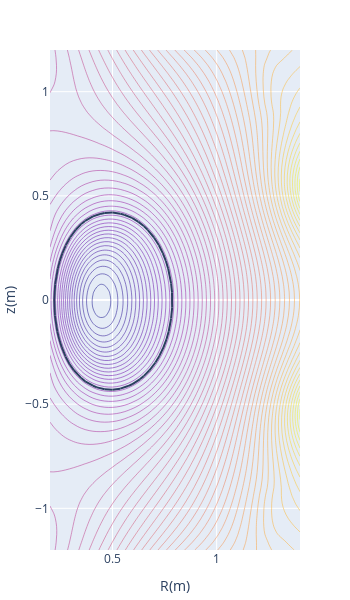

This figure's notebook cell:
### Code cell
spl.contour(pr['psizr'], pr['rleft'], pr['zmin'], pr['dr'], pr['dz'], pr['shbbbs'])

### Figure 1 — Plotly figure (JSON) as saved in the notebook; plotly's stock layout.template omitted (floating-point values rounded to 4 significant figures; data arrays with more than 128 entries replaced by an {"elided": "..."} marker saying what was removed)
{"data": [{"contours": {"coloring": "lines"}, "dx": 0.01875, "dy": 0.0375, "ncontours": 100, "showscale": false, "type": "contour", "x0": 0.2, "y0": -1.2, "z": {"elided": "65x65 float values"}}], "layout": {"height": 600, "margin": {"autoexpand": false, "b": 50, "l": 50, "r": 50, "t": 50}, "shapes": [{"type": "line", "x0": 0.2205, "x1": 0.2247, "y0": 0, "y1": 0.075}, {"type": "line", "x0": 0.2247, "x1": 0.2374, "y0": 0.075, "y1": 0.15}, {"type": "line", "x0": 0.2374, "x1": 0.2469, "y0": 0.15, "y1": 0.1875}, {"type": "line", "x0": 0.2469, "x1": 0.2596, "y0": 0.1875, "y1": 0.225}, {"type": "line", "x0": 0.2596, "x1": 0.2758, "y0": 0.225, "y1": 0.2625}, {"type": "line", "x0": 0.2758, "x1": 0.2964, "y0": 0.2625, "y1": 0.3}, {"type": "line", "x0": 0.2964, "x1": 0.3238, "y0": 0.3, "y1": 0.3375}, {"type": "line", "x0": 0.3238, "x1": 0.35, "y0": 0.3375, "y1": 0.3647}, {"type": "line", "x0": 0.35, "x1": 0.3688, "y0": 0.3647, "y1": 0.3793}, {"type": "line", "x0": 0.3688, "x1": 0.4062, "y0": 0.3793, "y1": 0.4015}, {"type": "line", "x0": 0.4062, "x1": 0.4402, "y0": 0.4015, "y1": 0.4125}, {"type": "line", "x0": 0.4402, "x1": 0.4625, "y0": 0.4125, "y1": 0.4176}, {"type": "line", "x0": 0.4625, "x1": 0.5, "y0": 0.4176, "y1": 0.4196}, {"type": "line", "x0": 0.5, "x1": 0.5375, "y0": 0.4196, "y1": 0.4144}, {"type": "line", "x0": 0.5375, "x1": 0.5563, "y0": 0.4144, "y1": 0.4094}, {"type": "line", "x0": 0.5563, "x1": 0.5938, "y0": 0.4094, "y1": 0.3943}, {"type": "line", "x0": 0.5938, "x1": 0.6247, "y0": 0.3943, "y1": 0.375}, {"type": "line", "x0": 0.6247, "x1": 0.65, "y0": 0.375, "y1": 0.3551}, {"type": "line", "x0": 0.65, "x1": 0.6687, "y0": 0.3551, "y1": 0.3368}, {"type": "line", "x0": 0.6687, "x1": 0.6991, "y0": 0.3368, "y1": 0.3}, {"type": "line", "x0": 0.6991, "x1": 0.7228, "y0": 0.3, "y1": 0.2625}, {"type": "line", "x0": 0.7228, "x1": 0.7414, "y0": 0.2625, "y1": 0.225}, {"type": "line", "x0": 0.7414, "x1": 0.756, "y0": 0.225, "y1": 0.1875}, {"type": "line", "x0": 0.756, "x1": 0.7674, "y0": 0.1875, "y1": 0.15}, {"type": "line", "x0": 0.7674, "x1": 0.7812, "y0": 0.15, "y1": 0.07956}, {"type": "line", "x0": 0.7812, "x1": 0.7856, "y0": 0.07956, "y1": 0.0375}, {"type": "line", "x0": 0.7856, "x1": 0.7862, "y0": 0.0375, "y1": -0.0375}, {"type": "line", "x0": 0.7862, "x1": 0.7812, "y0": -0.0375, "y1": -0.08858}, {"type": "line", "x0": 0.7812, "x1": 0.77, "y0": -0.08858, "y1": -0.15}, {"type": "line", "x0": 0.77, "x1": 0.7594, "y0": -0.15, "y1": -0.1875}, {"type": "line", "x0": 0.7594, "x1": 0.7438, "y0": -0.1875, "y1": -0.2294}, {"type": "line", "x0": 0.7438, "x1": 0.725, "y0": -0.2294, "y1": -0.2685}, {"type": "line", "x0": 0.725, "x1": 0.7062, "y0": -0.2685, "y1": -0.3}, {"type": "line", "x0": 0.7062, "x1": 0.6775, "y0": -0.3, "y1": -0.3375}, {"type": "line", "x0": 0.6775, "x1": 0.65, "y0": -0.3375, "y1": -0.3654}, {"type": "line", "x0": 0.65, "x1": 0.6312, "y0": -0.3654, "y1": -0.3808}, {"type": "line", "x0": 0.6312, "x1": 0.5938, "y0": -0.3808, "y1": -0.4045}, {"type": "line", "x0": 0.5938, "x1": 0.575, "y0": -0.4045, "y1": -0.413}, {"type": "line", "x0": 0.575, "x1": 0.5375, "y0": -0.413, "y1": -0.4256}, {"type": "line", "x0": 0.5375, "x1": 0.5, "y0": -0.4256, "y1": -0.4307}, {"type": "line", "x0": 0.5, "x1": 0.4625, "y0": -0.4307, "y1": -0.4288}, {"type": "line", "x0": 0.4625, "x1": 0.425, "y0": -0.4288, "y1": -0.4194}, {"type": "line", "x0": 0.425, "x1": 0.4062, "y0": -0.4194, "y1": -0.4114}, {"type": "line", "x0": 0.4062, "x1": 0.3688, "y0": -0.4114, "y1": -0.3906}, {"type": "line", "x0": 0.3688, "x1": 0.35, "y0": -0.3906, "y1": -0.3749}, {"type": "line", "x0": 0.35, "x1": 0.3148, "y0": -0.3749, "y1": -0.3375}, {"type": "line", "x0": 0.3148, "x1": 0.2938, "y0": -0.3375, "y1": -0.3072}, {"type": "line", "x0": 0.2938, "x1": 0.275, "y0": -0.3072, "y1": -0.2723}, {"type": "line", "x0": 0.275, "x1": 0.2562, "y0": -0.2723, "y1": -0.2264}, {"type": "line", "x0": 0.2562, "x1": 0.2438, "y0": -0.2264, "y1": -0.1875}, {"type": "line", "x0": 0.2438, "x1": 0.2349, "y0": -0.1875, "y1": -0.15}, {"type": "line", "x0": 0.2349, "x1": 0.2236, "y0": -0.15, "y1": -0.075}, {"type": "line", "x0": 0.2236, "x1": 0.2205, "y0": -0.075, "y1": 0}], "width": 350, "xaxis": {"title": {"text": "R(m)"}}, "yaxis": {"scaleanchor": "x", "title": {"text": "z(m)"}}}}
